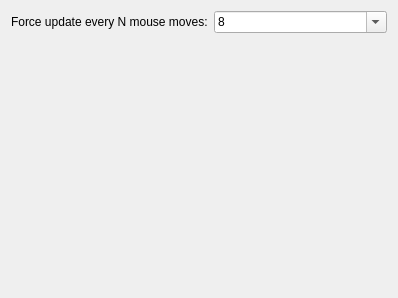
<?xml version="1.0" encoding="UTF-8"?>
<ui version="4.0">
 <class>CoordinateDisplay</class>
 <widget class="QWidget" name="CoordinateDisplay">
  <property name="geometry">
   <rect>
    <x>0</x>
    <y>0</y>
    <width>398</width>
    <height>298</height>
   </rect>
  </property>
  <layout class="QFormLayout" name="formLayout">
   <item row="0" column="0">
    <widget class="QLabel" name="label">
     <property name="text">
      <string>Force update every N mouse moves:</string>
     </property>
    </widget>
   </item>
   <item row="0" column="1">
    <widget class="QComboBox" name="Interval">
     <property name="editable">
      <bool>true</bool>
     </property>
     <property name="currentIndex">
      <number>3</number>
     </property>
     <item>
      <property name="text">
       <string notr="true">1</string>
      </property>
     </item>
     <item>
      <property name="text">
       <string notr="true">2</string>
      </property>
     </item>
     <item>
      <property name="text">
       <string notr="true">4</string>
      </property>
     </item>
     <item>
      <property name="text">
       <string notr="true">8</string>
      </property>
     </item>
     <item>
      <property name="text">
       <string notr="true">16</string>
      </property>
     </item>
     <item>
      <property name="text">
       <string notr="true">32</string>
      </property>
     </item>
     <item>
      <property name="text">
       <string notr="true">64</string>
      </property>
     </item>
     <item>
      <property name="text">
       <string notr="true">128</string>
      </property>
     </item>
    </widget>
   </item>
   <item row="1" column="0">
    <spacer name="verticalSpacer">
     <property name="orientation">
      <enum>Qt::Vertical</enum>
     </property>
     <property name="sizeHint" stdset="0">
      <size>
       <width>20</width>
       <height>40</height>
      </size>
     </property>
    </spacer>
   </item>
  </layout>
 </widget>
 <resources/>
 <connections/>
</ui>
